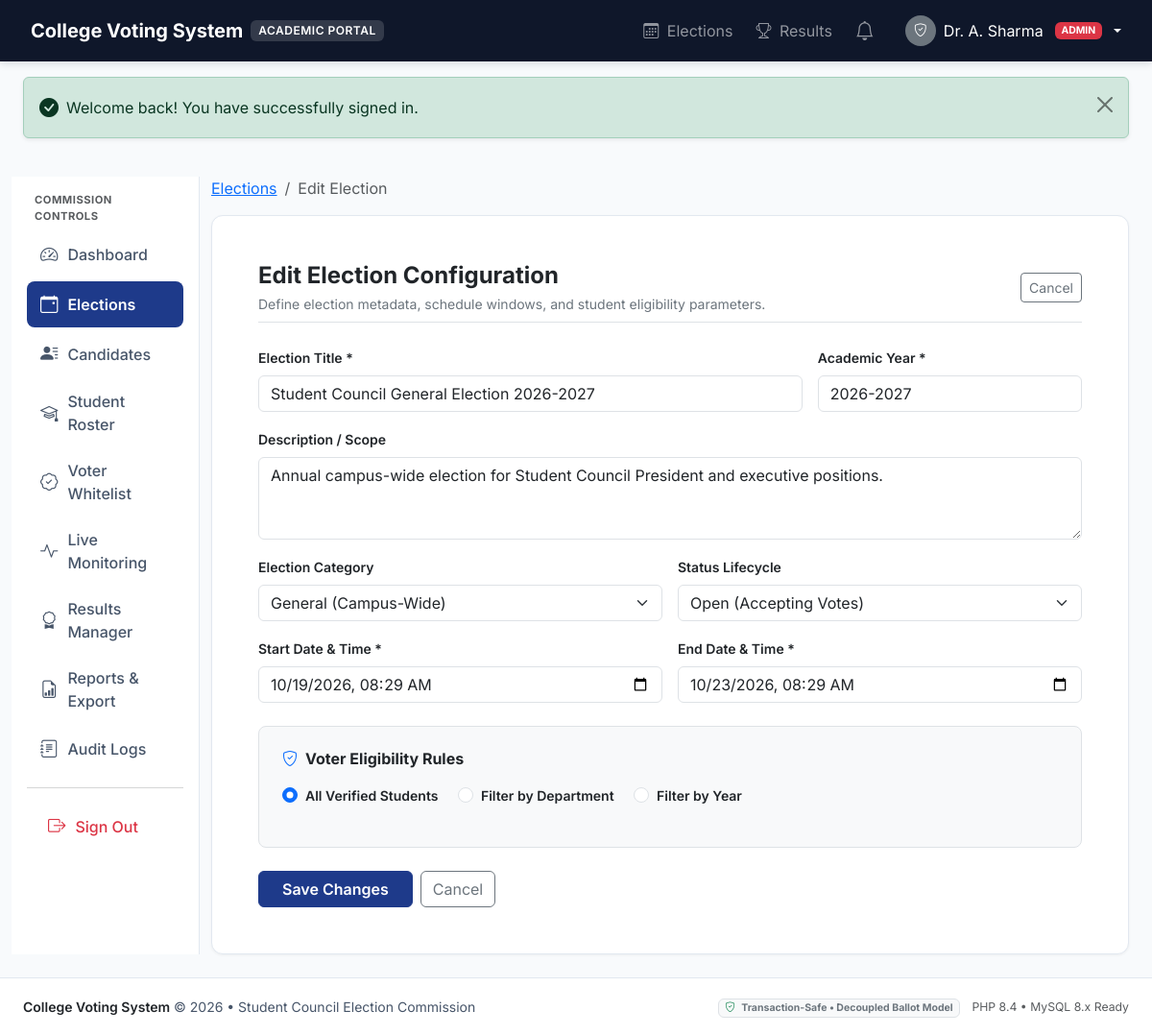
The app's page /admin/election-form.php?id=1 (signed in) with its own data.
### tables this page shows
CREATE TABLE IF NOT EXISTS users (
    id INT AUTO_INCREMENT PRIMARY KEY,
    email VARCHAR(150) NOT NULL UNIQUE,
    password_hash VARCHAR(255) NOT NULL,
    role ENUM('admin', 'student') NOT NULL DEFAULT 'student',
    status ENUM('pending', 'active', 'suspended') NOT NULL DEFAULT 'pending',
    created_at DATETIME NOT NULL DEFAULT CURRENT_TIMESTAMP,
    updated_at DATETIME NOT NULL DEFAULT CURRENT_TIMESTAMP ON UPDATE CURRENT_TIMESTAMP,
    INDEX idx_user_role (role),
    INDEX idx_user_status (status)
);

CREATE TABLE IF NOT EXISTS elections (
    id INT AUTO_INCREMENT PRIMARY KEY,
    title VARCHAR(200) NOT NULL,
    description TEXT DEFAULT NULL,
    academic_year VARCHAR(20) NOT NULL,
    election_type ENUM('general', 'departmental', 'club', 'special') NOT NULL DEFAULT 'general',
    start_time DATETIME NOT NULL,
    end_time DATETIME NOT NULL,
    status ENUM('draft', 'scheduled', 'open', 'closed', 'results_published', 'cancelled') NOT NULL DEFAULT 'draft',
    eligibility_type ENUM('all_students', 'by_department', 'by_year') NOT NULL DEFAULT 'all_students',
    created_by INT DEFAULT NULL,
    created_at DATETIME NOT NULL DEFAULT CURRENT_TIMESTAMP,
    updated_at DATETIME NOT NULL DEFAULT CURRENT_TIMESTAMP ON UPDATE CURRENT_TIMESTAMP,
    CONSTRAINT fk_election_creator FOREIGN KEY (created_by) REFERENCES users(id) ON DELETE SET NULL,
    INDEX idx_election_status (status),
    INDEX idx_election_dates (start_time, end_time)
);

### app/includes/functions.php (called while the page is built, shortened)
<?php
function e(?string $value): string {
    return htmlspecialchars((string)($value ?? ''), ENT_QUOTES, 'UTF-8');
}
function get_flash(): ?array {
    if (!empty($_SESSION['flash'])) {
        $flash = $_SESSION['flash'];
        return $flash;
    }
    return null;
}
function base_url(string $path = ''): string {
    $scriptName = $_SERVER['SCRIPT_NAME'] ?? '';
    $base = rtrim(dirname($scriptName), '/\\');
    $trimmedPath = ltrim($path, '/');
    return ($base === '' || $base === '/') ? '/' . $trimmedPath : $base . '/' . $trimmedPath;
}

### app/includes/auth.php (called while the page is built, shortened)
<?php
require_once __DIR__ . '/../config/app.php';
require_once __DIR__ . '/functions.php';
class Auth {
    private static ?array $currentUser = null;
    public static function check(): bool {
        return !empty($_SESSION['user_id']);
    }
    public static function id(): ?int {
        return isset($_SESSION['user_id']) ? (int)$_SESSION['user_id'] : null;
    }
    public static function role(): ?string {
        return $_SESSION['user_role'] ?? null;
    }
    public static function isAdmin(): bool {
        return self::role() === 'admin';
    }
    public static function user(): ?array {
        if (self::$currentUser !== null) {
            return self::$currentUser;
        }
        $userId = self::id();
        $db = Database::getConnection();
        $stmt = $db->prepare("SELECT * FROM users WHERE id = ?");
        $stmt->execute([$userId]);
        $user = $stmt->fetch(PDO::FETCH_ASSOC);
        if ($user['role'] === 'student') {
            $stmtStud = $db->prepare("
                SELECT s.*, d.name AS department_name, d.code AS department_code
                FROM students s
                LEFT JOIN departments d ON s.department_id = d.id
                WHERE s.user_id = ?
            ");
            $stmtStud->execute([$userId]);
            $student = $stmtStud->fetch(PDO::FETCH_ASSOC);
            $user['student'] = $student ?: [];
        } elseif ($user['role'] === 'admin') {
            $stmtAdmin = $db->prepare("SELECT * FROM administrators WHERE user_id = ?");
            $stmtAdmin->execute([$userId]);
            $admin = $stmtAdmin->fetch(PDO::FETCH_ASSOC);
            $user['admin'] = $admin ?: [];
        }
        self::$currentUser = $user;
        return self::$currentUser;
    }
}

### app/repositories/ElectionRepository.php (called while the page is built, shortened)
<?php
class ElectionRepository {
    private PDO $db;
    public function __construct(?PDO $db = null) {
        $this->db = $db ?? Database::getConnection();
    }
    public function findById(int $id): ?array {
        $stmt = $this->db->prepare("
            SELECT e.*, u.email AS creator_email,
                   (SELECT COUNT(*) FROM candidates c WHERE c.election_id = e.id AND c.status = 'active') AS candidate_count,
                   (SELECT COUNT(*) FROM voter_participation vp WHERE vp.election_id = e.id) AS total_votes
            FROM elections e
            LEFT JOIN users u ON e.created_by = u.id
            WHERE e.id = ?
        ");
        $stmt->execute([$id]);
        $res = $stmt->fetch(PDO::FETCH_ASSOC);
        return $res ?: null;
    }
}

### admin/election-form.php (the view, shortened to what this page needs)
<?php
require_once __DIR__ . '/../app/includes/csrf.php';
require_once __DIR__ . '/../app/includes/functions.php';
require_once __DIR__ . '/../app/repositories/ElectionRepository.php';
$db = Database::getConnection();
$electionRepo = new ElectionRepository($db);
$currentUser = Auth::user();
$electionId = (int)($_GET['id'] ?? 0);
$isEdit = $electionId > 0;
$election = null;
if ($isEdit) {
    $election = $electionRepo->findById($electionId);
}
require_once __DIR__ . '/../app/includes/header.php';
?>
<div class="container-fluid px-3 px-md-4 py-4">
    <div class="row g-4">
        <?php require_once __DIR__ . '/../app/includes/admin-sidebar.php'; ?>
        <div class="col-lg-9 col-xl-10">
            <nav aria-label="breadcrumb" class="mb-3">
                <ol class="breadcrumb small">
                    <li class="breadcrumb-item"><a href="<?= base_url('elections.php') ?>">Elections</a></li>
                    <li class="breadcrumb-item active"><?= $isEdit ? 'Edit Election' : 'New Election' ?></li>
                </ol>
            </nav>
            <div class="card card-academic p-4 p-md-5">
                <div class="d-flex justify-content-between align-items-center mb-4 pb-2 border-bottom">
                    <div>
                        <h2 class="h4 fw-bold mb-1"><?= $isEdit ? 'Edit Election Configuration' : 'Create New Campus Election' ?></h2>
                        <p class="text-secondary small mb-0">Define election metadata, schedule windows, and student eligibility parameters.</p>
                    </div>
                    <a href="<?= base_url('elections.php') ?>" class="btn btn-outline-secondary btn-sm">Cancel</a>
                </div>
                <form method="POST" action="<?= base_url('election-form.php' . ($isEdit ? '?id=' . $electionId : '')) ?>">
                    <div class="row g-3 mb-3">
                        <div class="col-md-8">
                            <label for="title" class="form-label small fw-semibold">Election Title *</label>
                            <input type="text" class="form-control" id="title" name="title" value="<?= e($election['title'] ?? '') ?>" placeholder="e.g. Student Council General Election 2026-2027" required>
                        </div>
                        <div class="col-md-4">
                            <label for="academic_year" class="form-label small fw-semibold">Academic Year *</label>
                            <input type="text" class="form-control" id="academic_year" name="academic_year" value="<?= e($election['academic_year'] ?? '2026-2027') ?>" placeholder="2026-2027" required>
                        </div>
                    </div>
                    <div class="mb-3">
                        <label for="description" class="form-label small fw-semibold">Description / Scope</label>
                        <textarea class="form-control" id="description" name="description" rows="3" placeholder="Outline the objective, positions contested, and guidelines for students..."><?= e($election['description'] ?? '') ?></textarea>
                    </div>
                    <div class="row g-3 mb-3">
                        <div class="col-md-6">
                            <label for="election_type" class="form-label small fw-semibold">Election Category</label>
                            <select class="form-select" id="election_type" name="election_type">
                                <option value="general" <?= ($election['election_type'] ?? '') === 'general' ? 'selected' : '' ?>>General (Campus-Wide)</option>
                            </select>
                        </div>
                        <div class="col-md-6">
                            <label for="status" class="form-label small fw-semibold">Status Lifecycle</label>
                            <select class="form-select" id="status" name="status">
                                <option value="open" <?= ($election['status'] ?? '') === 'open' ? 'selected' : '' ?>>Open (Accepting Votes)</option>
                            </select>
                        </div>
                    </div>
                    <div class="row g-3 mb-4">
                        <div class="col-md-6">
                            <label for="start_time" class="form-label small fw-semibold">Start Date & Time *</label>
                            <input type="datetime-local" class="form-control" id="start_time" name="start_time" value="<?= !empty($election['start_time']) ? date('Y-m-d\TH:i', strtotime($election['start_time'])) : '' ?>" required>
                        </div>
                        <div class="col-md-6">
                            <label for="end_time" class="form-label small fw-semibold">End Date & Time *</label>
                            <input type="datetime-local" class="form-control" id="end_time" name="end_time" value="<?= !empty($election['end_time']) ? date('Y-m-d\TH:i', strtotime($election['end_time'])) : '' ?>" required>
                        </div>
                    </div>
                    <div class="bg-light p-3 p-md-4 rounded-3 border mb-4">
                        <h6 class="fw-bold mb-3 d-flex align-items-center gap-2">
                            <i class="bi bi-shield-check text-primary"></i> Voter Eligibility Rules
                        </h6>
                        <div class="mb-3">
                            <div class="form-check form-check-inline">
                                <input class="form-check-input" type="radio" name="eligibility_type" id="elig_all" value="all_students" <?= ($election['eligibility_type'] ?? 'all_students') === 'all_students' ? 'checked' : '' ?> onchange="toggleEligibilityBlocks()">
                                <label class="form-check-label small fw-semibold" for="elig_all">All Verified Students</label>
                            </div>
                            <div class="form-check form-check-inline">
                                <input class="form-check-input" type="radio" name="eligibility_type" id="elig_dept" value="by_department" <?= ($election['eligibility_type'] ?? '') === 'by_department' ? 'checked' : '' ?> onchange="toggleEligibilityBlocks()">
                                <label class="form-check-label small fw-semibold" for="elig_dept">Filter by Department</label>
                            </div>
                            <div class="form-check form-check-inline">
                                <input class="form-check-input" type="radio" name="eligibility_type" id="elig_year" value="by_year" <?= ($election['eligibility_type'] ?? '') === 'by_year' ? 'checked' : '' ?> onchange="toggleEligibilityBlocks()">
                                <label class="form-check-label small fw-semibold" for="elig_year">Filter by Year</label>
                            </div>
                        </div>
                    </div>
                    <div class="d-flex gap-2">
                        <button type="submit" class="btn btn-navy px-4 fw-semibold">
                            <?= $isEdit ? 'Save Changes' : 'Create Election' ?>
                        </button>
                        <a href="<?= base_url('elections.php') ?>" class="btn btn-outline-secondary">Cancel</a>
                    </div>
                </form>
            </div>
        </div>
    </div>
</div>
<?php require_once __DIR__ . '/../app/includes/footer.php'; ?>

### app/includes/header.php (shortened to what this page needs)
<?php
require_once __DIR__ . '/auth.php';
require_once __DIR__ . '/functions.php';
$currentUser = Auth::user();
$isLoggedIn = Auth::check();
$isAdmin = Auth::isAdmin();
$flash = get_flash();
?>
<!DOCTYPE html>
<html lang="en">
<head>
    <link href="https://cdn.jsdelivr.net/npm/bootstrap@5.3.3/dist/css/bootstrap.min.css" rel="stylesheet">
    <link href="https://cdn.jsdelivr.net/npm/bootstrap-icons@1.11.3/font/bootstrap-icons.css" rel="stylesheet">
    <link href="<?= base_url('assets/css/style.css') ?>" rel="stylesheet">
</head>
<body>
<nav class="navbar navbar-expand-lg navbar-dark app-navbar py-2 sticky-top">
    <div class="container-fluid px-3 px-md-4">
        <a class="navbar-brand d-flex align-items-center gap-2 fw-bold" href="<?= base_url('index.php') ?>">
            <span>College Voting System</span>
            <span class="navbar-brand-badge d-none d-sm-inline-block">Academic Portal</span>
        </a>
        <div class="collapse navbar-collapse" id="appNav">
            <ul class="navbar-nav ms-auto align-items-center gap-1 gap-lg-2">
                <li class="nav-item">
                    <a class="nav-link" href="<?= base_url('elections.php') ?>"><i class="bi bi-calendar3 me-1"></i> Elections</a>
                </li>
                <li class="nav-item">
                    <a class="nav-link" href="<?= base_url('results.php') ?>"><i class="bi bi-trophy me-1"></i> Results</a>
                </li>
                <?php if ($isLoggedIn): ?>
                    <li class="nav-item">
                        <a class="nav-link position-relative px-2" href="<?= base_url('notifications.php') ?>" title="Notifications">
                            <i class="bi bi-bell fs-5"></i>
                        </a>
                    </li>
                    <li class="nav-item dropdown ms-lg-2">
                        <a class="nav-link dropdown-toggle d-flex align-items-center gap-2 text-white" href="#" role="button" data-bs-toggle="dropdown">
                            <div class="rounded-circle bg-secondary text-white d-flex align-items-center justify-content-center" style="width: 32px; height: 32px; font-size: 0.85rem;">
                                <i class="bi <?= $isAdmin ? 'bi-shield-check' : 'bi-person-fill' ?>"></i>
                            </div>
                            <span class="d-none d-md-inline"><?= e($currentUser['admin']['full_name'] ?? $currentUser['student']['full_name'] ?? $currentUser['email']) ?></span>
                            <span class="badge bg-<?= $isAdmin ? 'danger' : 'primary' ?> text-uppercase ms-1" style="font-size: 0.65rem;">
                                <?= e($currentUser['role']) ?>
                            </span>
                        </a>
                    </li>
                <?php endif; ?>
            </ul>
        </div>
    </div>
</nav>
<?php if ($flash): ?>
    <div class="container-fluid px-3 px-md-4 mt-3">
        <div class="alert alert-<?= e($flash['type']) ?> alert-dismissible fade show shadow-sm" role="alert">
            <div class="d-flex align-items-center gap-2">
                <i class="bi <?= $flash['type'] === 'success' ? 'bi-check-circle-fill' : ($flash['type'] === 'danger' ? 'bi-exclamation-octagon-fill' : 'bi-info-circle-fill') ?> fs-5"></i>
                <div><?= e($flash['message']) ?></div>
            </div>
            <button type="button" class="btn-close" data-bs-dismiss="alert" aria-label="Close"></button>
        </div>
    </div>
<?php endif; ?>

### records on screen
users: role "ADMIN"
elections: title "Student Council General Election 2026-2027", academic_year "2026-2027", description "Annual campus-wide election for Student Council President and executive positions.", election_type "General (Campus-Wide)", status "Open (Accepting Votes)", start_time "10/19/2026 08:29", end_time "10/23/2026 08:29", eligibility_type "☑ All Verified Students", eligibility_type "☐ Filter by Department", eligibility_type "☐ Filter by Year"

### other values on screen
$currentUser['admin']['full_name'] "Dr. A. Sharma"
$flash['message'] "Welcome back! You have successfully signed in."
PHP_MAJOR_VERSION "8"
PHP_MINOR_VERSION "4"
